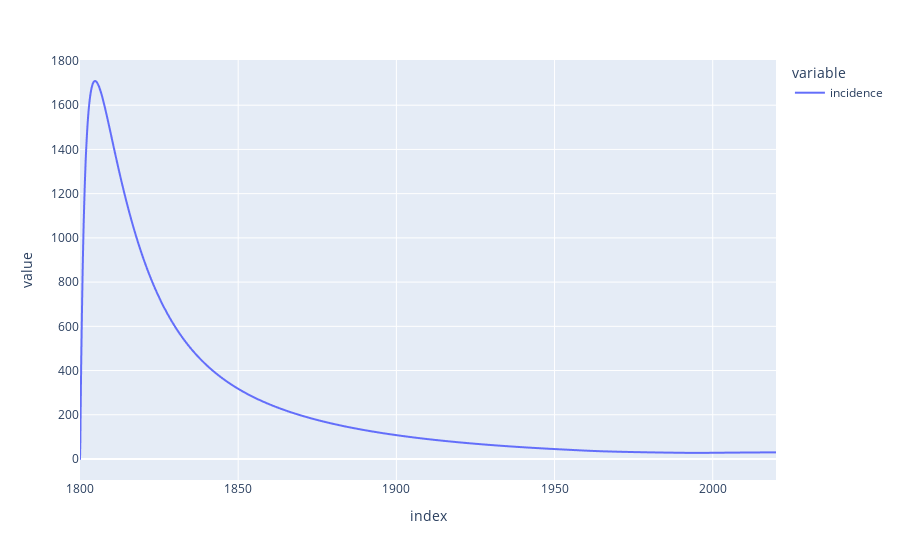

Source (notebook cell):
### Code cell
derived_df_0.incidence.plot()

### Figure 1 — Plotly figure (JSON) as saved in the notebook; plotly's stock layout.template omitted (floating-point values rounded to 4 significant figures; data arrays with more than 128 entries replaced by an {"elided": "..."} marker saying what was removed)
{"data": [{"hovertemplate": "variable=incidence<br>index=%{x}<br>value=%{y}<extra></extra>", "legendgroup": "incidence", "line": {"color": "#636efa", "dash": "solid"}, "marker": {"symbol": "circle"}, "mode": "lines", "name": "incidence", "showlegend": true, "type": "scattergl", "x": {"elided": "2201 float values"}, "xaxis": "x", "y": {"elided": "2201 float values"}, "yaxis": "y"}], "layout": {"legend": {"title": {"text": "variable"}, "tracegroupgap": 0}, "margin": {"t": 60}, "xaxis": {"anchor": "y", "domain": [0, 1], "title": {"text": "index"}}, "yaxis": {"anchor": "x", "domain": [0, 1], "title": {"text": "value"}}}}
